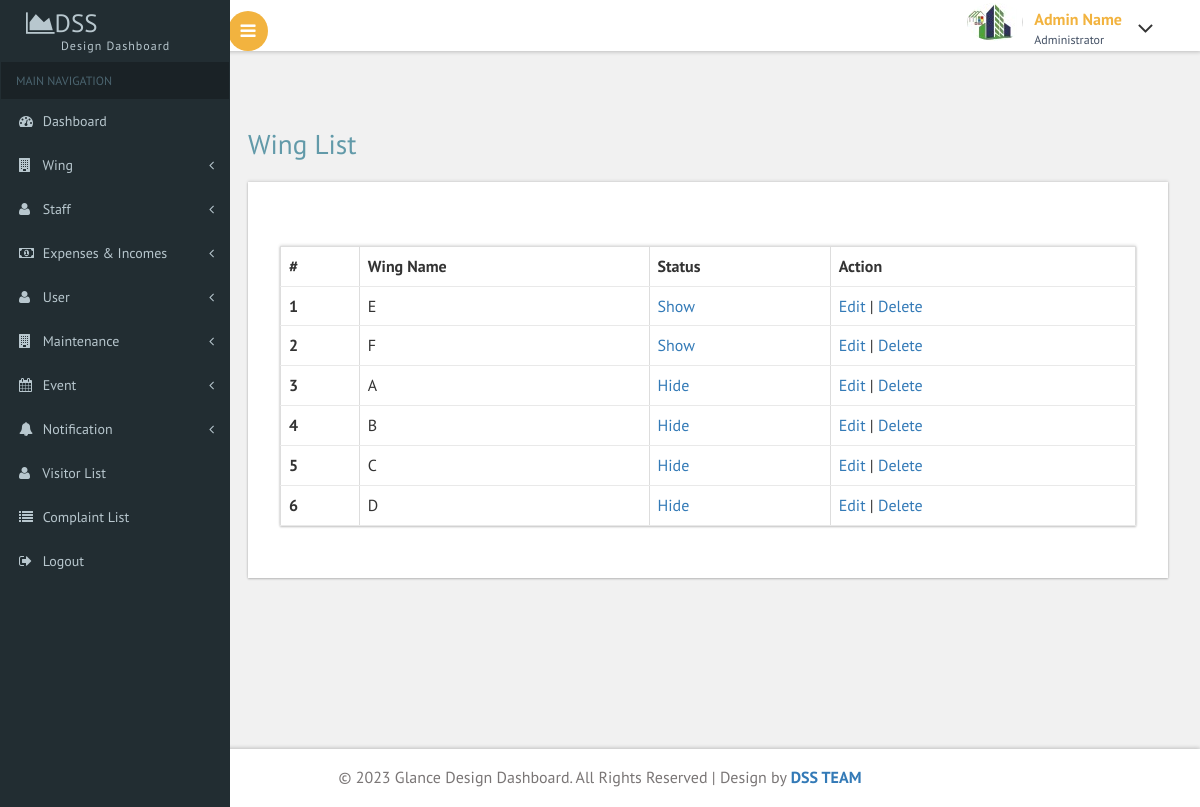
/list_wing.php (signed in), run on the app's committed database.
### tables this page shows
CREATE TABLE `sm_wing` (
  `w_id` int(10) NOT NULL,
  `w_name` varchar(30) NOT NULL,
  `w_status` int(10) NOT NULL,
  `w_c_date` date NOT NULL
);

### list_wing.php (the view, shortened to what this page needs)
<?php
include "database/conn.php";
 $sql="SELECT * FROM sm_wing ORDER BY `sm_wing`.`w_status` ASC" ;
$result=$conn->query($sql);
?>
<!DOCTYPE HTML>
<html>
<head>
<link href="css/bootstrap.css" rel='stylesheet' type='text/css' />
<link href="css/style.css" rel='stylesheet' type='text/css' />
<link href="css/font-awesome.css" rel="stylesheet">
 <link href='css/SidebarNav.min.css' media='all' rel='stylesheet' type='text/css'/>
<link href="css/custom.css" rel="stylesheet">
</head>
<body class="cbp-spmenu-push">
	<div class="main-content">
	<div class="cbp-spmenu cbp-spmenu-vertical cbp-spmenu-left" id="cbp-spmenu-s1">
				 <?php include 'extra/leftnavigationbar.php'?>
		<?php include 'extra/header.php'?>
		<div id="page-wrapper">
			<div class="main-page">
				<h2 class="title1" style="margin-top: 50px;">Wing List</h2>
				<div class="blank-page widget-shadow scroll" id="style-2 div1">
			<div class="bs-example widget-shadow" data-example-id="bordered-table">
						<table class="table table-bordered">
							<thead> <tr> <th>#</th> <th>Wing Name</th> <th>Status</th> <th>Action</th> </tr> </thead>
							<tbody>
							<?php
							$i=1;
							while ($row=$result->fetch_assoc()) {
							?>
								<tr>
									<th scope="row"><?php echo $i;?></th>
									<td><?php echo $row['w_name'];?></td>
									 <td>
									 	<?php if($row['w_status']==1)
									 	echo "<a href='com.php?hwid=$row[w_id]'>Hide</a>";
									 	 else
									 	 	echo "<a href='com.php?swid=$row[w_id]'>Show</a>";
									 	 ?>
									 	</td>
									  <td><a href="add_wing.php?ewid=<?php echo $row['w_id'];?>">Edit</a> | <a href="com.php?dwid=<?php echo $row['w_id'];?>">Delete</a></td> </tr>
							<?php $i++; } ?>
								 </tbody>
						</table>
					</div>
				</div>
			</div>
		</div>
		<?php include 'extra/footer.php';?>
	</div>
</body>
</html>

### css/custom.css (style rules this page uses)
#page-wrapper { padding:5em 2em 2.5em; background-color: #F1F1F1; }

### data on the page
sm_wing: w_name "E"
sm_wing: w_name "F"
sm_wing: w_name "A"
sm_wing: w_name "B"
sm_wing: w_name "C"
sm_wing: w_name "D"
